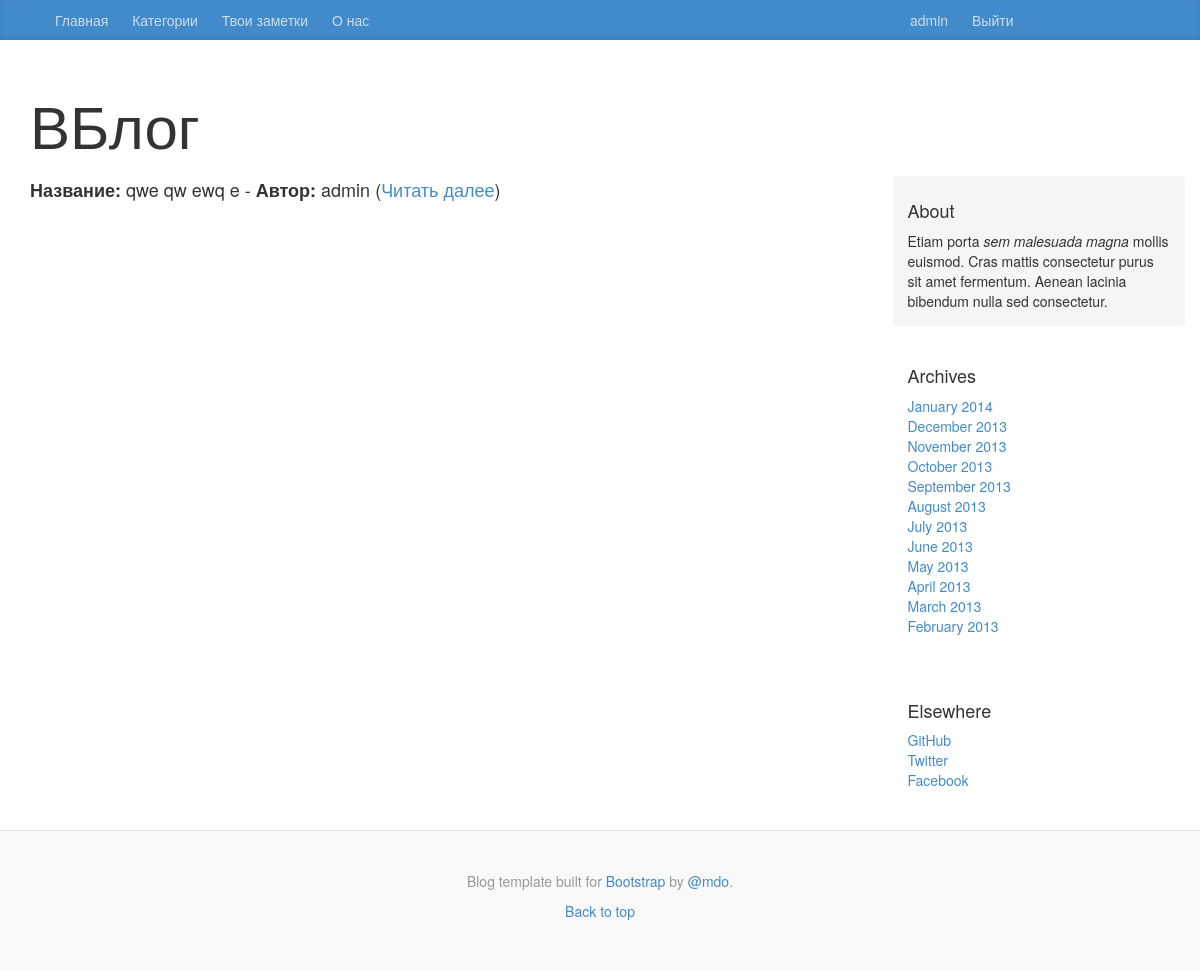
Before: /blog/list_notes/ (signed in) with the older database file.
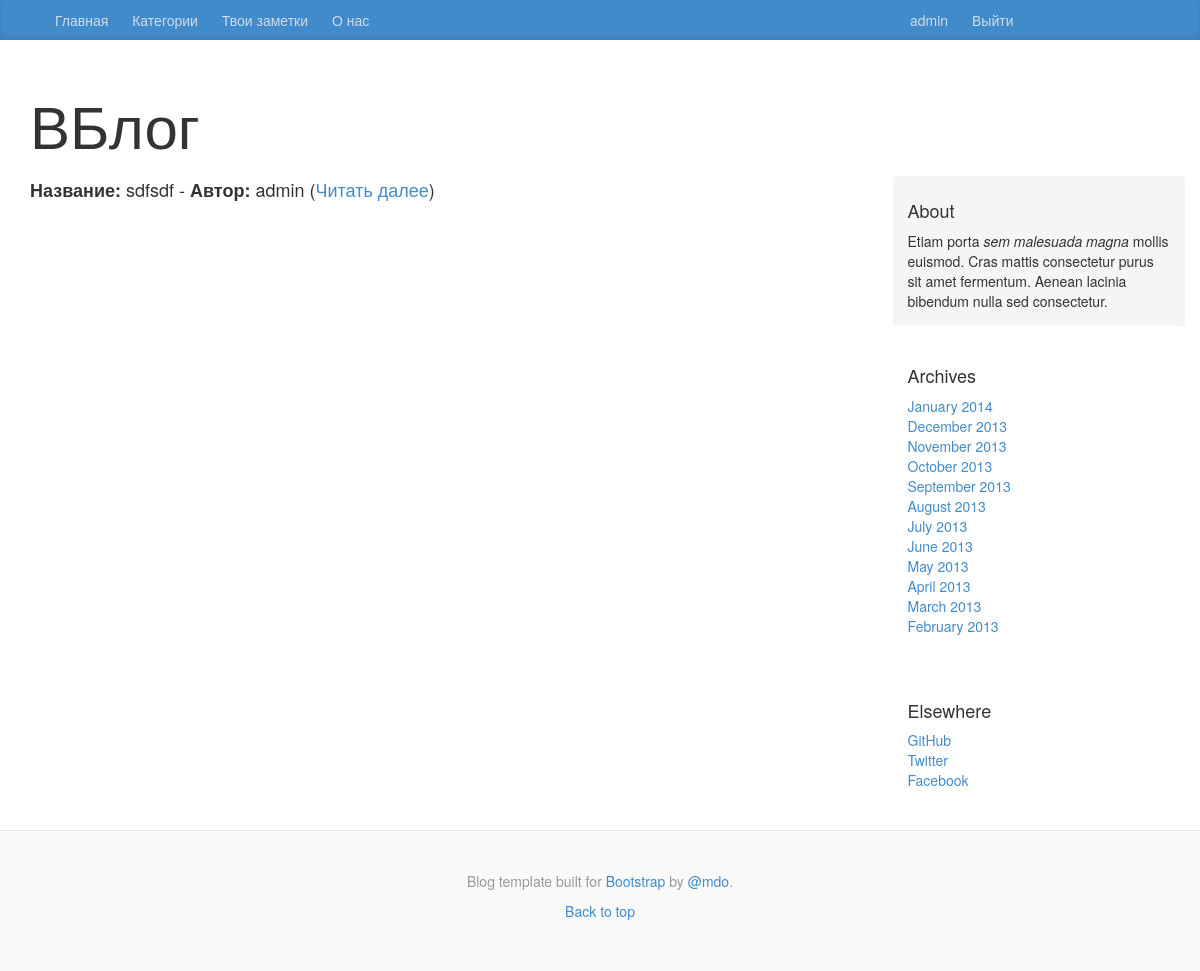
After: the same page with the newer database file.
### blog/models.py (models this page shows, shortened)
class Page(models.Model):
    category = models.ForeignKey(Category)
    id = models.IntegerField(primary_key=True)
    title = models.CharField(max_length=128)
    author = models.CharField(max_length=128)
    date_print = models.DateTimeField(auto_now_add=True)
    content = models.CharField(max_length=5000,)
    views = models.IntegerField(default=0)
    likes = models.ManyToManyField(User, related_name='likes',default=0)
    dislikes = models.ManyToManyField(User, related_name='dislikes',default=0)
    favorite = models.BooleanField(default=False)

### blog/views.py (the view)
@login_required
def list_notes(request):
    username = request.user.username
    pages = Page.objects.filter(author=username).order_by('-date_print')
    context_dict = {'pages':pages,}
    return render(request, 'blog/list_notes.html', context_dict)

### template/blog/list_notes.html (shortened to what this page needs)
{% extends 'blog/base.html' %}
{% block body_block %}
    {% for page in pages %}
                    <strong>Название:</strong> {{ page.title }} - <strong>Автор:</strong> {{ page.author }}
                        (<a href="{% url 'show_page' page.id %}">Читать далее</a>)<br>
    {% endfor %}
{% endblock %}

Changed rows visible on the page:
changed Page "admin": title "qwe qw ewq e" → "sdfsdf"
